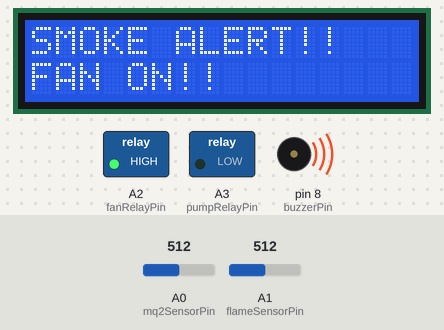
Bench run of a sketch on a simulated Arduino Uno, built with avr-gcc and run on an emulated ATmega328P. Parts: 16×2 character LCD, switched loads named in the sketch (green lamp = pin HIGH), buzzer (waves = sounding). The inputs (shaded band) are chosen by the test bench; at power-on: A1 (flameSensorPin) = 512, A0 (mq2SensorPin) = 512. What the sketch prints to the serial monitor is not drawn.

Above: at 11.2 s.
11.3 s: A1 (flameSensorPin) set to 406
12.8 s: A1 (flameSensorPin) set to 392
At 14.0 s:
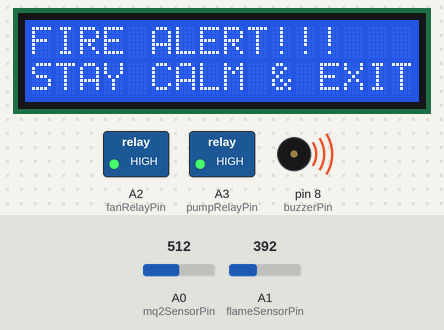
15.8 s: A0 (mq2SensorPin) set to 218
At 16.8 s:
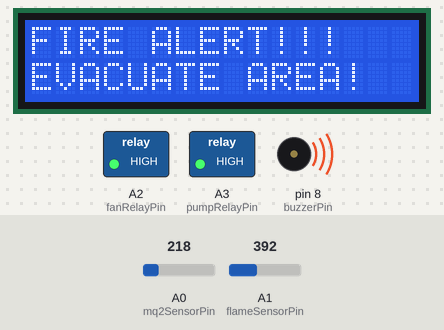
18.8 s: A0 (mq2SensorPin) set to 183
At 20.0 s:
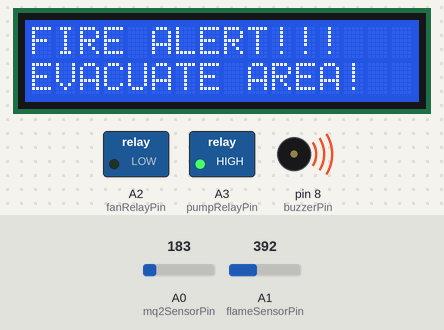
21.8 s: A0 (mq2SensorPin) set to 109
24.8 s: A0 (mq2SensorPin) set to 91
Timing chart, 0 to 27.8 s (numbered marks = the images above; inputs shaded):
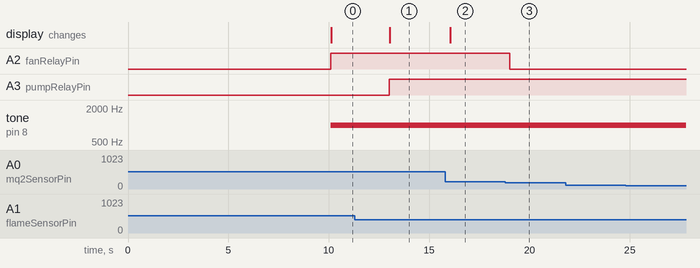

Measured:
- the behaviour switches between 400 and 399 on A1 (flameSensorPin) (found by bisection; images 0 and 1)
- the behaviour switches between 200 and 199 on A0 (mq2SensorPin) (found by bisection; images 2 and 3)
- after the input at 11.3 s, every drawn part: stays the same
- after the input at 12.8 s, A3 (pumpRelayPin): LOW → HIGH after 0.21 s; the display: changes after 0.24 s (image 1)
- after the input at 15.8 s, the display: changes after 0.26 s (image 2)
- after the input at 18.8 s, A2 (fanRelayPin): HIGH → LOW after 0.22 s
- after the input at 21.8 s, every drawn part: stays the same
- after the input at 24.8 s, every drawn part: stays the same

The sketch:

Smoke___Fire_Detector.ino
```cpp
#include <Wire.h>
#include <LiquidCrystal_I2C.h>

// Initialize LCD at address 0x27 with 16 columns and 2 rows
LiquidCrystal_I2C lcd(0x27, 16, 2);

const int flameSensorPin = A1;    // Flame sensor analog input pin
const int mq2SensorPin = A0;      // MQ2 sensor analog input pin
const int fanRelayPin = A2;       // Relay to control exhaust fan
const int pumpRelayPin = A3;      // Relay to control water pump
const int buzzerPin = 8;          // Buzzer control pin

// Thresholds
const int smokeThreshold = 300;
const int smokeLowThreshold = 200;
const int flameThreshold = 400;

const int buzzerToneFreq = 1000; // 1kHz buzzer tone

void setup() {
  pinMode(flameSensorPin, INPUT);
  pinMode(mq2SensorPin, INPUT);
  pinMode(fanRelayPin, OUTPUT);
  pinMode(pumpRelayPin, OUTPUT);
  pinMode(buzzerPin, OUTPUT);

  digitalWrite(fanRelayPin, LOW);
  digitalWrite(pumpRelayPin, LOW);
  digitalWrite(buzzerPin, LOW);

  Serial.begin(9600);
  Serial.println("Smoke and Fire Detector");

  lcd.begin(16, 2);
  lcd.backlight();
  lcd.setCursor(0, 0);
  lcd.print("SMOKE & FIRE");
  lcd.setCursor(0, 1);
  lcd.print("DETECTOR READY");
  delay(10000);
}

void loop() {
  int flameValue = analogRead(flameSensorPin);
  int smokeValue = analogRead(mq2SensorPin);

  bool fireDetected = (flameValue < flameThreshold);
  bool smokeDetected = (smokeValue >= smokeThreshold);

  Serial.print("Flame Sensor: ");
  Serial.print(flameValue);
  Serial.print(" | Smoke Sensor: ");
  Serial.println(smokeValue);

  // Control water pump
  if (fireDetected) {
    digitalWrite(pumpRelayPin, HIGH);
  } else {
    digitalWrite(pumpRelayPin, LOW);
  }

  // Control fan with hysteresis
  static bool fanOn = false;
  if (smokeDetected && !fanOn) {
    digitalWrite(fanRelayPin, HIGH);
    fanOn = true;
  } else if (!smokeDetected && fanOn && smokeValue < smokeLowThreshold) {
    digitalWrite(fanRelayPin, LOW);
    fanOn = false;
  }

  // Control buzzer
  if (fireDetected || smokeDetected) {
    tone(buzzerPin, buzzerToneFreq);
  } else {
    noTone(buzzerPin);
  }

  // LCD Display logic
 lcd.clear();
if (fireDetected && smokeDetected) {
  lcd.setCursor(0, 0);
  lcd.print("FIRE ALERT!!!");
  lcd.setCursor(0, 1);
  lcd.print("STAY CALM & EXIT");
} else if (fireDetected) {
  lcd.setCursor(0, 0);
  lcd.print("FIRE ALERT!!!");
  lcd.setCursor(0, 1);
  lcd.print("EVACUATE AREA!");
} else if (smokeDetected) {
  lcd.setCursor(0, 0);
  lcd.print("SMOKE ALERT!!");
  lcd.setCursor(0, 1);
  lcd.print("FAN ON!!");
} else {
  lcd.setCursor(0, 0);
  lcd.print("SYSTEM NORMAL");
  lcd.setCursor(0, 1);
  lcd.print("GROUP D-7");
}

  delay(200);
}
```
